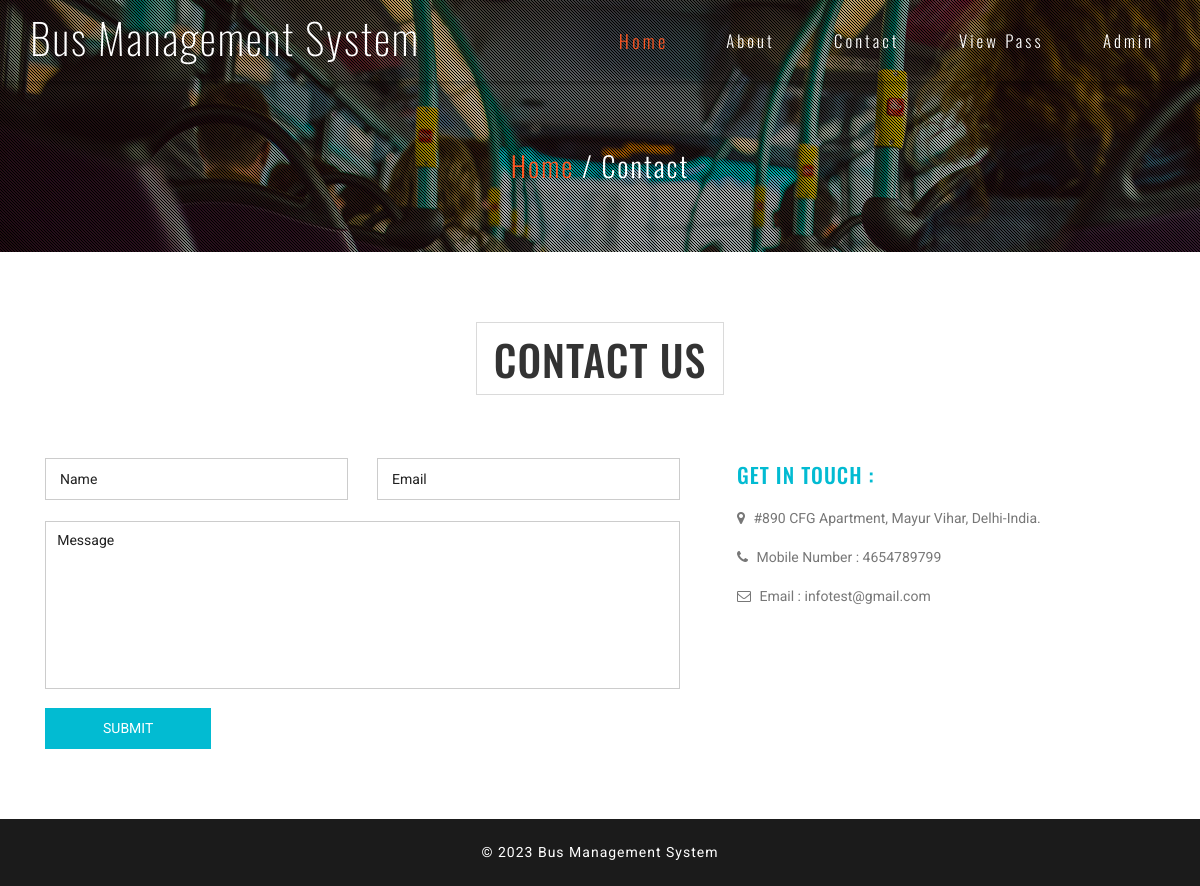
The page /contact.php on the database its author committed.
### tables this page shows
CREATE TABLE `tblpage` (
  `ID` int(10) NOT NULL,
  `PageType` varchar(200) DEFAULT NULL,
  `PageTitle` varchar(200) DEFAULT NULL,
  `PageDescription` mediumtext DEFAULT NULL,
  `Email` varchar(200) DEFAULT NULL,
  `MobileNumber` bigint(10) DEFAULT NULL,
  `UpdationDate` timestamp NOT NULL DEFAULT current_timestamp() ON UPDATE current_timestamp()
);

### contact.php (the view, shortened to what this page needs)
<?php
include('includes/dbconnection.php');
?>
<!DOCTYPE html>
<html lang="en">
<head>
<link href="css/bootstrap.css" type="text/css" rel="stylesheet" media="all">
<link href="css/style.css" type="text/css" rel="stylesheet" media="all">
<link href="css/font-awesome.css" rel="stylesheet">
</head>
<body>
	<div class="agileits-banner">
		<div class="bnr-agileinfo">
			<?php include_once('includes/header.php');?>
			<div class="banner-text agileinfo about-bnrtext">
				<div class="container">
					<h2><a href="index.php">Home</a> / Contact</h2>
				</div>
			</div>
		</div>
	</div>
	<div class="contact agileits">
		<div class="container">
			<div class="agileits-title">
				<h3>Contact Us</h3>
			</div>
			<div class="contact-agileinfo">
				<div class="col-md-7 contact-form wthree">
					<form action="#" method="post">
						<input type="text" name="name" placeholder="Name" required="">
						<input class="email" type="email" name="email" placeholder="Email" required="">
						<textarea placeholder="Message" name="message" required=""></textarea>
						<input type="submit" name="submit" value="SUBMIT">
					</form>
				</div>
				<div class="col-md-4 contact-right wthree">
					<div class="contact-text w3-agileits">
						<h4>GET IN TOUCH :</h4>
						<?php
$sql="SELECT * from tblpage where PageType='contactus'";
$query = $dbh -> prepare($sql);
$query->execute();
$results=$query->fetchAll(PDO::FETCH_OBJ);
$cnt=1;
if($query->rowCount() > 0)
{
foreach($results as $row)
{               ?>
						<p><i class="fa fa-map-marker"></i> <?php  echo htmlentities($row->PageDescription);?> </p>
						<p><i class="fa fa-phone"></i> Mobile Number : <?php  echo htmlentities($row->MobileNumber);?></p>
						<p><i class="fa fa-envelope-o"></i> Email : <?php  echo htmlentities($row->Email);?></p> <?php $cnt=$cnt+1;}} ?>
					</div>
				</div>
				<div class="clearfix"> </div>
			</div>
		</div>
	</div>
<?php include_once('includes/footer.php');?>
</body>
</html>

### css/style.css (style rules this page uses)
body { margin:0; font-family: 'Roboto', sans-serif; background: #fff; }
body a { transition: 0.5s all; -webkit-transition: 0.5s all; -moz-transition: 0.5s all; -o-transition: 0.5s all; -ms-transition: 0.5s all; text-decoration:none; outline:none; }
h1,h2,h3,h4,h5,h6 { margin:0; font-family: 'Oswald', sans-serif; }
p { margin:0; }
.agileits-banner { background:url(../images/bg.jpg)no-repeat center 0px; -webkit-background-size:cover; -moz-background-size:cover; -o-background-size:cover; -ms-background-size:cover; background-size:cover; position: relative; }
.bnr-agileinfo { background: url(../images/overlay.png)rgba(0, 0, 0, 0.25) repeat 0px 0px; }
.banner-text { padding: 21em 0; }
.welcome,.services,.gallery,.team,.subscribe,.contact,.testimonials,.video,.codes { padding: 5em 0; }
.agileits-title { text-align: center; }
.agileits-title h3 { font-size: 3em; text-transform: uppercase; margin-bottom: 1.5em; display: inline-block; border: 1px solid #dadada; padding: .3em 0.4em; letter-spacing: 1px; color:#333; }
P { font-size: 1em; color: #777; line-height: 1.8em; }
.banner-text.agileinfo.about-bnrtext { padding: 5em 0; text-align: center; }
.banner-text.agileinfo.about-bnrtext h2 { font-size: 2em; color: #fff; font-weight: 300; letter-spacing: 2px; }
.banner-text.agileinfo.about-bnrtext h2 a { color: #FF5722; display: inline-block; -webkit-transition:.5s all; -moz-transition:.5s all; -o-transition:.5s all; -ms-transition:.5s all; transition:.5s all; }
.contact input[type="text"],.contact input[type="email"] { width: 47.7%; color: #999; float: left; background: none; outline: none; font-size: 1em; padding: .7em 1em; margin-bottom: 1.5em; border: solid 1px #ccc; -webkit-appearance: none; display: inline-block; }
.contact input.email { float: right; }
.contact textarea { resize: none; width: 100%; background: none; color: #999; font-size: 1em; outline: none; padding: .6em .8em; border: solid 1px #ccc; min-height: 12em; -webkit-appearance: none; }
.contact input[type="submit"] { outline: none; color: #fff; padding: 0.6em 4em; font-size: 1em; margin: 1em 0 0 0; -webkit-appearance: none; background: #02bbd2; border: 2px solid #02bbd2; -webkit-transition: 0.5s all; -moz-transition: 0.5s all; transition: 0.5s all; }
.contact-right h4 { font-size: 1.5em; color: #02bbd2; line-height: 1.6em; letter-spacing: 1px; }
.contact-right.wthree { padding-left: 3em; }
.contact-text p { margin-top: 1em; text-align: left; }
.contact-text p i.fa { margin-right: 5px; }
@media (max-width:1280px) { .banner-text { padding: 16em 0; } }

### rows shown on the page
tblpage: PageDescription "#890 CFG Apartment, Mayur Vihar, Delhi-India.", MobileNumber "4654789799", Email "infotest@gmail.com"
